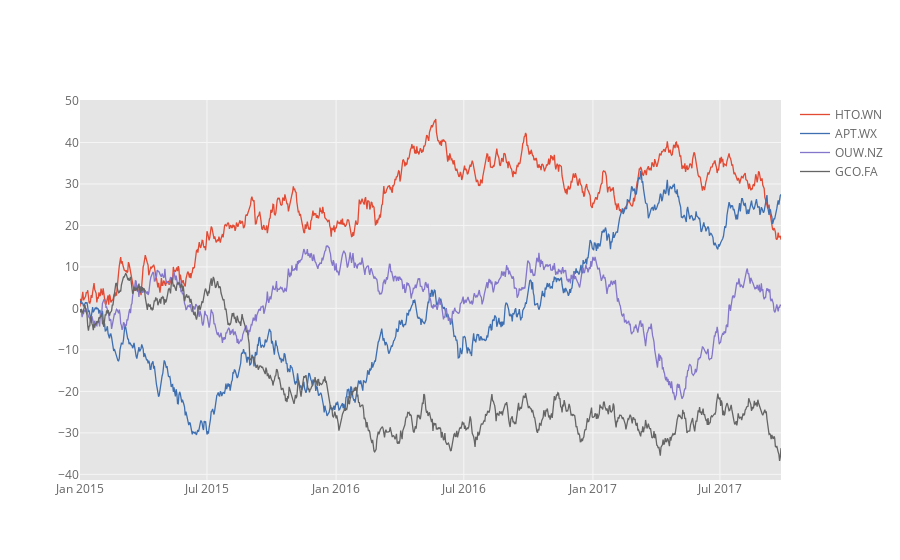

Notebook cell for this chart:
### Code cell
cf.set_config_file(theme='ggplot',sharing='public',offline=True)

# Generating 4 timeseries 
df=cf.datagen.lines(4,1000)
df.iplot()

### Figure 1 — Plotly figure (JSON) as saved in the notebook; plotly's stock layout.template omitted (floating-point values rounded to 4 significant figures; data arrays with more than 128 entries replaced by an {"elided": "..."} marker saying what was removed)
{"data": [{"line": {"color": "rgba(226, 74, 51, 1.0)", "dash": "solid", "shape": "linear", "width": 1.3}, "mode": "lines", "name": "HTO.WN", "text": "", "type": "scatter", "uid": "5eb00052-100e-4032-9ef9-79b11eaad6d9", "x": {"elided": "1000 str values"}, "y": {"elided": "1000 float values"}}, {"line": {"color": "rgba(62, 111, 176, 1.0)", "dash": "solid", "shape": "linear", "width": 1.3}, "mode": "lines", "name": "APT.WX", "text": "", "type": "scatter", "uid": "5ee1072d-c5f3-41cd-8aee-c72f2ec8dbcb", "x": {"elided": "1000 str values"}, "y": {"elided": "1000 float values"}}, {"line": {"color": "rgba(132, 118, 202, 1.0)", "dash": "solid", "shape": "linear", "width": 1.3}, "mode": "lines", "name": "OUW.NZ", "text": "", "type": "scatter", "uid": "b5bc1d80-5184-48f1-9603-5e265d71ffe0", "x": {"elided": "1000 str values"}, "y": {"elided": "1000 float values"}}, {"line": {"color": "rgba(101, 101, 101, 1.0)", "dash": "solid", "shape": "linear", "width": 1.3}, "mode": "lines", "name": "GCO.FA", "text": "", "type": "scatter", "uid": "de1f71f5-13de-44c0-9a43-2ee6d0bf1e6c", "x": {"elided": "1000 str values"}, "y": {"elided": "1000 float values"}}], "layout": {"legend": {"bgcolor": "#FFFFFF", "font": {"color": "#666666"}}, "paper_bgcolor": "#FFFFFF", "plot_bgcolor": "#E5E5E5", "title": {"font": {"color": "#151516"}}, "xaxis": {"gridcolor": "#F6F6F6", "showgrid": true, "tickfont": {"color": "#666666"}, "title": {"font": {"color": "#666666"}, "text": ""}, "zerolinecolor": "#F6F6F6"}, "yaxis": {"gridcolor": "#F6F6F6", "showgrid": true, "tickfont": {"color": "#666666"}, "title": {"font": {"color": "#666666"}, "text": ""}, "zerolinecolor": "#F6F6F6"}}}
